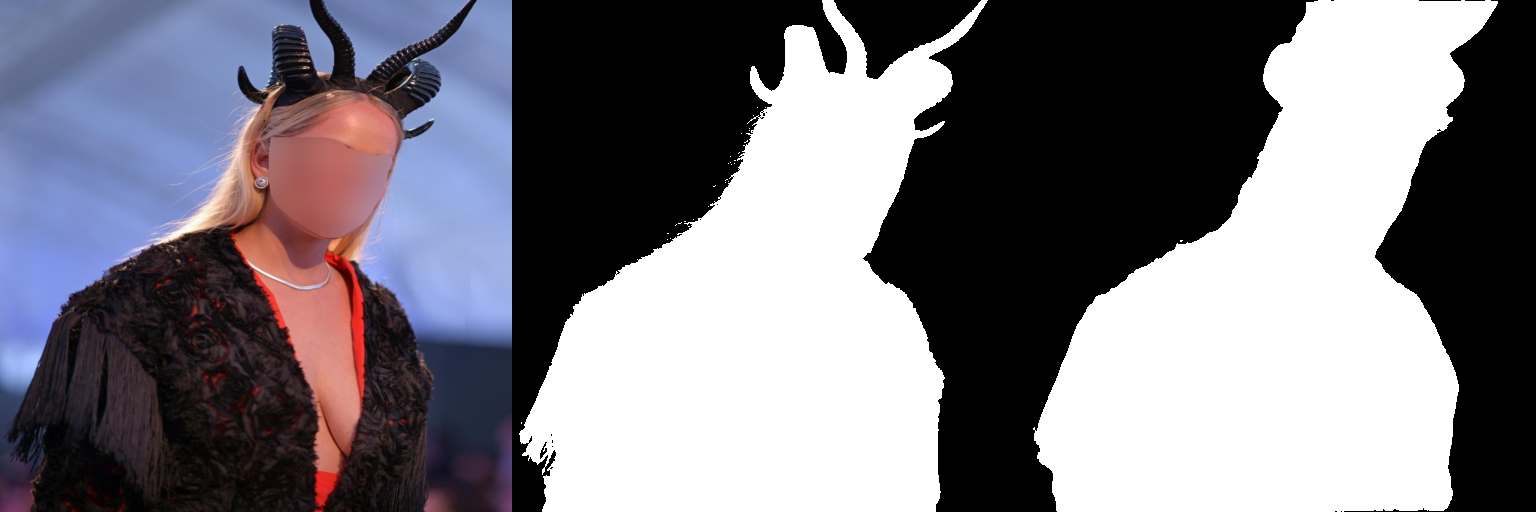
#> input picture backend/outputs/timelapse/sample_00/epoch_001.png, 1536 x 512 px; its folder holds 3 pictures in this run
$ python timelapse.py
#> lines starting #> are read from the running program, lines starting #| are printed output that depends on the picture
"""backend/timelapse.py

Timelapse generation from per-epoch segmentation prediction frames.

This module expects that `backend/train.py` has been run with the
`--timelapse` flag, which stores frames in the following structure:

    outputs/timelapse/
        sample_00/
            epoch_001.png
            epoch_002.png
            ...
        sample_01/
            epoch_001.png
            ...

Each PNG contains a horizontal triplet:

    [ input | ground-truth mask | predicted mask ]

This script can then stitch the frames of each `sample_xx` directory
into an animated GIF or MP4 video to visualize how the segmentation
evolves over training epochs.
"""

from __future__ import annotations

import argparse
import os
from typing import List

import imageio.v2 as imageio


def list_sample_dirs(frames_root: str) -> List[str]:
    """Return sorted list of `sample_xx` subdirectories under frames_root."""
    if not os.path.isdir(frames_root):
        raise FileNotFoundError(f"Frames root directory not found: {frames_root}")

    sample_dirs = [
        os.path.join(frames_root, d)
        for d in os.listdir(frames_root)
        if os.path.isdir(os.path.join(frames_root, d)) and d.startswith("sample_")
    ]
    sample_dirs.sort()
    if not sample_dirs:
        raise RuntimeError(f"No sample_* directories found under {frames_root}")
    return sample_dirs


def list_frames(sample_dir: str) -> List[str]:
    """
    List frame images for a given sample directory.

    Expected filenames: epoch_001.png, epoch_002.png, ...
    """
    frames = [
        os.path.join(sample_dir, f)
        for f in os.listdir(sample_dir)
        if f.lower().endswith(".png")
    ]
    frames.sort()
    if not frames:
        raise RuntimeError(f"No PNG frames found in {sample_dir}")
    return frames


def make_gif(frames: List[str], out_path: str, fps: int = 3) -> None:
    """Create an animated GIF from a list of frame image paths."""
#> called with out_path = '../outputs/videos/sample_00.gif', fps = 5
    os.makedirs(os.path.dirname(out_path), exist_ok=True)
    images = [imageio.imread(p) for p in frames]
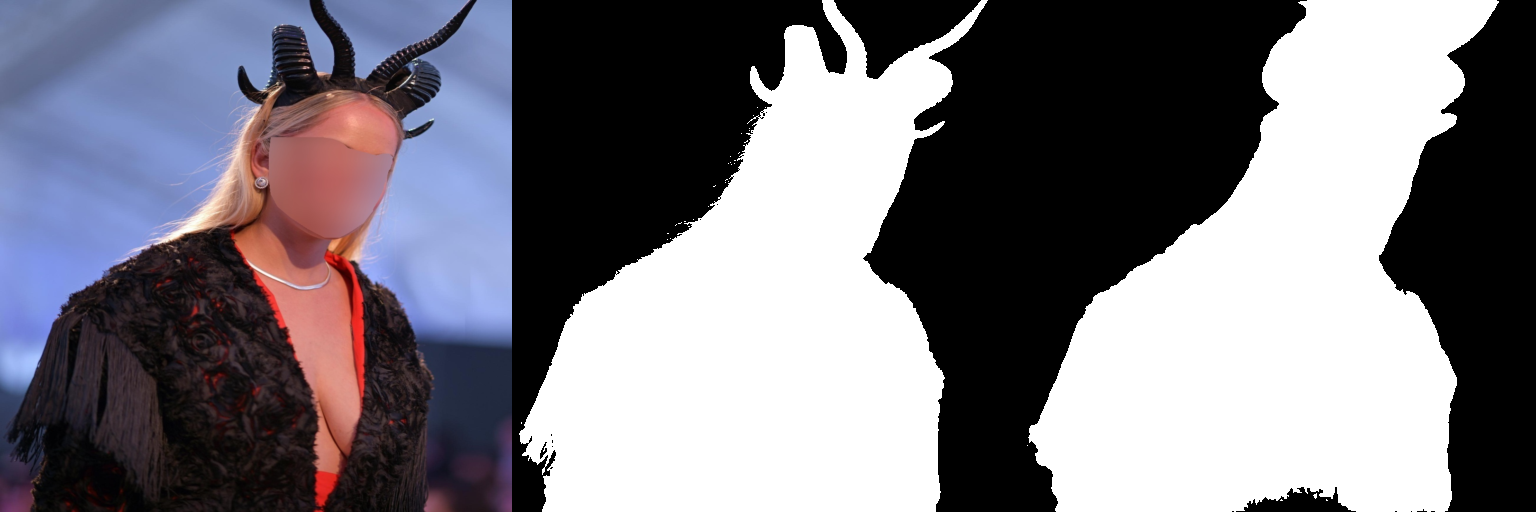
#> input picture backend/outputs/timelapse/sample_00/epoch_002.png, 1536 x 512 px
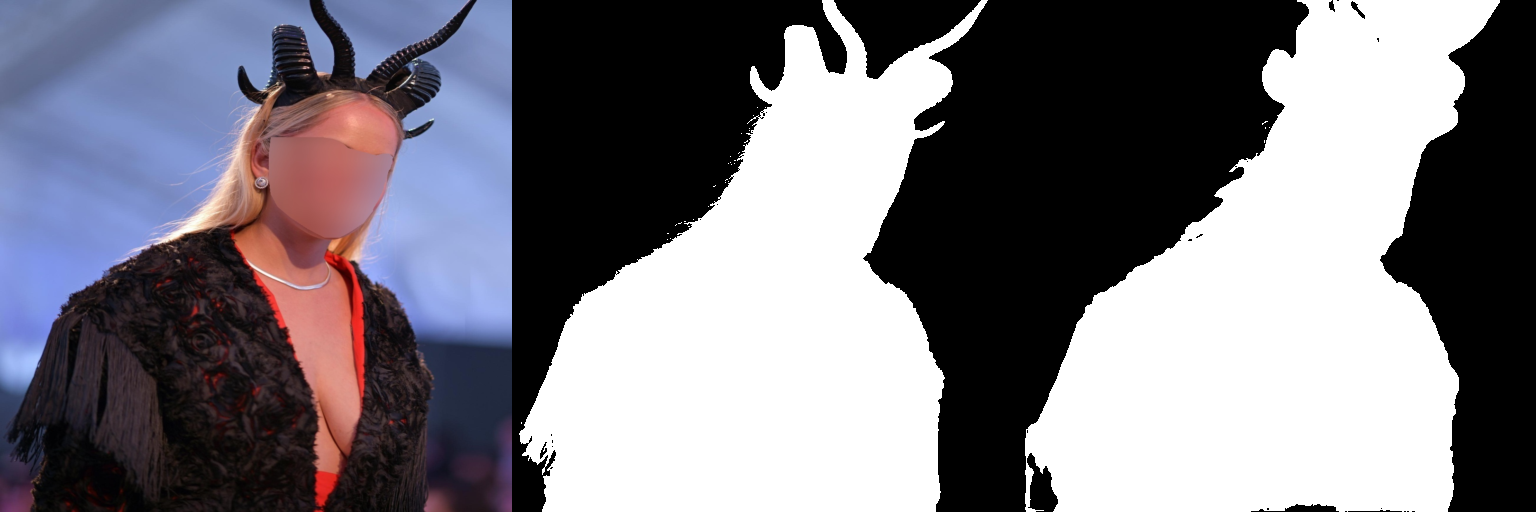
#> input picture backend/outputs/timelapse/sample_00/epoch_003.png, 1536 x 512 px
#> images = 3 items
    duration = 1.0 / max(fps, 1)
    imageio.mimsave(out_path, images, duration=duration, loop=0)
    print(f"Saved GIF timelapse: {out_path}")


def make_mp4(frames: List[str], out_path: str, fps: int = 10) -> None:
    """
    Create an MP4 timelapse using imageio's ffmpeg writer.

    Note: Requires ffmpeg to be installed and available on PATH.
    """
    os.makedirs(os.path.dirname(out_path), exist_ok=True)
    writer = imageio.get_writer(out_path, fps=fps)
    try:
        for p in frames:
            frame = imageio.imread(p)
            writer.append_data(frame)
    finally:
        writer.close()
    print(f"Saved MP4 timelapse: {out_path}")


def build_timelapse_for_sample(
    sample_dir: str,
    out_dir: str,
    fmt: str = "gif",
    fps: int = 5,
) -> str:
    """
    Build a timelapse video for a single sample_* directory.

    Args:
        sample_dir: Path to `sample_xx` directory containing epoch_*.png.
        out_dir: Output directory for resulting video.
        fmt: "gif" or "mp4".
        fps: Frames per second.

    Returns:
        Path to the generated video file.
    """
    frames = list_frames(sample_dir)
    sample_name = os.path.basename(sample_dir.rstrip("/\\"))
    os.makedirs(out_dir, exist_ok=True)

    if fmt.lower() == "gif":
        out_path = os.path.join(out_dir, f"{sample_name}.gif")
        make_gif(frames, out_path, fps=fps)
    elif fmt.lower() == "mp4":
        out_path = os.path.join(out_dir, f"{sample_name}.mp4")
        make_mp4(frames, out_path, fps=fps)
    else:
        raise ValueError(f"Unsupported format: {fmt}. Use 'gif' or 'mp4'.")
    return out_path


def build_all_timelapses(
    frames_root: str = "../outputs/timelapse",
    out_dir: str = "../outputs/videos",
    fmt: str = "gif",
    fps: int = 5,
) -> None:
    """
    Build timelapse videos for all samples under frames_root.

    Typical usage:

        python backend/timelapse.py --frames-root outputs/timelapse --out-dir outputs/videos --format gif
    """
    sample_dirs = list_sample_dirs(frames_root)
    print(f"Found {len(sample_dirs)} sample_* directories in {frames_root}")

    for sd in sample_dirs:
        try:
            build_timelapse_for_sample(sd, out_dir=out_dir, fmt=fmt, fps=fps)
        except Exception as e:
            print(f"WARNING: Failed to build timelapse for {sd}: {e}")


def parse_args() -> argparse.Namespace:
    parser = argparse.ArgumentParser(description="Build segmentation timelapse videos from saved frames.")
    parser.add_argument(
        "--frames-root",
        type=str,
        default="outputs/timelapse",
        help="Root directory where sample_*/epoch_XXX.png frames are stored.",
    )
    parser.add_argument(
        "--out-dir",
        type=str,
        default="../outputs/videos",
        help="Target directory to store generated timelapse videos.",
    )
    parser.add_argument(
        "--format",
        type=str,
        default="gif",
        choices=["gif", "mp4"],
        help="Output video format.",
    )
    parser.add_argument(
        "--fps",
        type=int,
        default=5,
        help="Frames per second.",
    )
    return parser.parse_args()


def main() -> None:
    args = parse_args()
    build_all_timelapses(
        frames_root=args.frames_root,
        out_dir=args.out_dir,
        fmt=args.format,
        fps=args.fps,
    )


if __name__ == "__main__":
    main()
